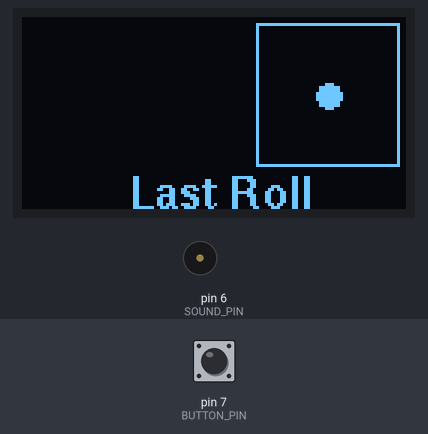
This program was run on a simulated Arduino Nano, built with avr-gcc and run on an emulated ATmega328P. On the bench: 128×64 one-colour display, buzzer (waves = sounding). Inputs (shaded band) come from the test bench; at power-on: pin 7 (BUTTON_PIN) HIGH. Random numbers use the default seed unless the program sets one.

Above: at 2.4 s.
2.5 s: pin 7 (BUTTON_PIN) pulled LOW for 0.2 s
At 7.0 s:
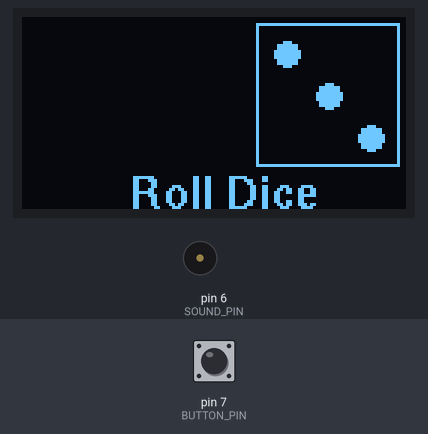
7.3 s: pin 7 (BUTTON_PIN) pulled LOW for 1 s
At 14.1 s:
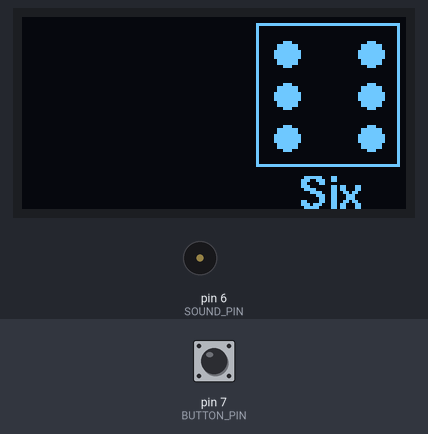
14.3 s: pin 7 (BUTTON_PIN) pulled LOW for 1 s
At 18.0 s:
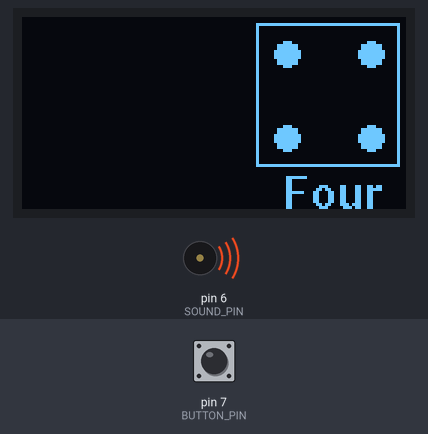
18.3 s: pin 7 (BUTTON_PIN) pulled LOW for 1 s
At 18.66 s:
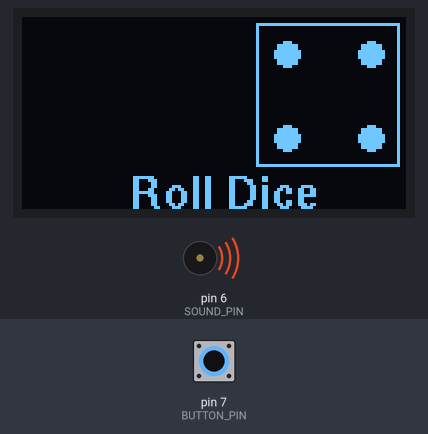
22.3 s: pin 7 (BUTTON_PIN) pulled LOW for 3.2 s
At 28.12 s:
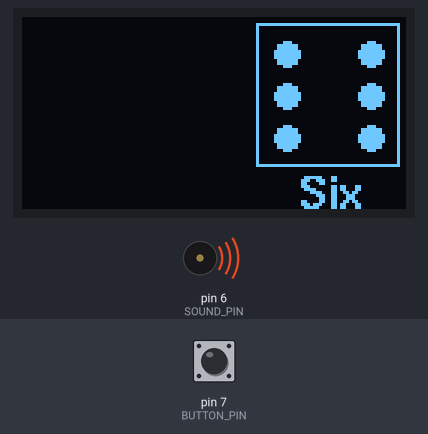
Timing chart, 0 to 29.8 s (numbered marks = the images above; inputs shaded):
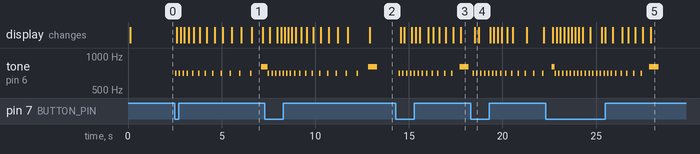

Measured:
- after the input at 2.5 s, tone on pin 6 (SOUND_PIN): plays 700 Hz for 0.08 s, 700 Hz for 0.08 s, 700 Hz for 0.08 s, 700 Hz for 0.08 s, 700 Hz for 0.08 s, 700 Hz for 0.08 s … (13 notes in this stretch), starting at once; the display: changes after 0.11 s (image 1)
- after the input at 7.3 s, the display: first changes after 0.27 s (image 2 shows a later state)
- after the input at 14.3 s, tone on pin 6 (SOUND_PIN): plays 700 Hz for 0.08 s, 700 Hz for 0.08 s, 700 Hz for 0.08 s, 700 Hz for 0.08 s, 700 Hz for 0.08 s, 700 Hz for 0.08 s … (13 notes in this stretch), starting after 0.15 s; the display: first changes after 0.26 s (image 3 shows a later state)
- after the input at 18.3 s, tone on pin 6 (SOUND_PIN): plays 700 Hz for 0.08 s, 700 Hz for 0.08 s, 700 Hz for 0.08 s, 700 Hz for 0.08 s, 700 Hz for 0.08 s, 700 Hz for 0.08 s … (14 notes in this stretch), starting after 0.11 s; the display: changes after 0.21 s (image 4)
- what the display in image 1 shows lasts 0.6 s, from 6.6 s to 7.2 s

The program:

main.cpp
```cpp
#include <U8g2lib.h>
#include <Wire.h>
#include <SPI.h>

U8G2_SSD1306_128X64_NONAME_2_HW_I2C oled(U8G2_R0, /*reset=*/U8X8_PIN_NONE);
const byte BUTTON_PIN = 7;
const byte SOUND_PIN = 6;

unsigned long int time = millis();
const long int warningTime = 60000; // AutoShutoff time

byte rollMode = 1;
int dicenr1 = 1;     // Dice random number 1
int dicenr2 = 1;     // Dice random number 2
boolean BUZZ = true; // Sound on

void Roll();
void CleanScreen();
void randomGenerator();
void slow();

void setup(void)
{
    // oled.setI2CAddress(0x3C * 2); //set display adress if needed (default 0x3C)
    oled.begin();

    pinMode(BUTTON_PIN, INPUT_PULLUP);
    pinMode(SOUND_PIN, OUTPUT);
    // Serial.begin(9600);

    randomSeed(analogRead(A0));
    Roll();
    delay(1000);
}

void loop(void)
{
    if (digitalRead(BUTTON_PIN) == LOW)
    {

        rollMode = 0;
        do
        {
            randomGenerator();
            Roll();
        } while (digitalRead(BUTTON_PIN) == LOW);
        slow();
        time = millis();
        rollMode = 2;
    }

    Roll();
}

void Roll()
{
    String number[25] = {"One", "Two", "Three", "Four", "Five", "Six"};

    int x;
    int x1;
    const int y = 2;
    oled.setFont(u8g_font_helvB10);

    oled.firstPage();
    do
    {
        if (rollMode == 1)
        {
            oled.drawStr(36, 64, "Last Roll");
        }
        else if (rollMode == 0)
        {
            oled.drawStr(36, 64, "Roll Dice");
        }

        x = 76;

        oled.drawFrame(2 + x, y, 48, 48);
        if (dicenr1 == 1)
        {
            oled.drawDisc(26 + x, 24 + y, 4); // Center
            x1 = 13;
        }
        else if (dicenr1 == 2)
        {
            oled.drawDisc(12 + x, 10 + y, 4); // upper L
            oled.drawDisc(40 + x, 38 + y, 4); // lower R
            x1 = 14;
        }
        else if (dicenr1 == 3)
        {
            oled.drawDisc(26 + x, 24 + y, 4); // Center
            oled.drawDisc(12 + x, 10 + y, 4); // upper L
            oled.drawDisc(40 + x, 38 + y, 4); // lower R
            x1 = 7;
        }
        else if (dicenr1 == 4)
        {
            oled.drawDisc(12 + x, 10 + y, 4); // upper L
            oled.drawDisc(40 + x, 10 + y, 4); // upper R
            oled.drawDisc(12 + x, 38 + y, 4); // lower L
            oled.drawDisc(40 + x, 38 + y, 4); // lower R
            x1 = 11;
        }
        else if (dicenr1 == 5)
        {
            oled.drawDisc(12 + x, 10 + y, 4); // upper L
            oled.drawDisc(40 + x, 10 + y, 4); // upper R
            oled.drawDisc(12 + x, 38 + y, 4); // lower L
            oled.drawDisc(40 + x, 38 + y, 4); // lower R
            oled.drawDisc(26 + x, 24 + y, 4); // Center
            x1 = 13;
        }
        else if (dicenr1 == 6)
        {
            oled.drawDisc(12 + x, 10 + y, 4); // upper L
            oled.drawDisc(40 + x, 10 + y, 4); // upper R
            oled.drawDisc(12 + x, 38 + y, 4); // lower L
            oled.drawDisc(40 + x, 38 + y, 4); // lower R
            oled.drawDisc(12 + x, 24 + y, 4); // center L
            oled.drawDisc(40 + x, 24 + y, 4); // center R
            x1 = 16;
        }
        if (rollMode == 2)
        {

            oled.setCursor(x1 + x, 62 + y);
            oled.print(number[dicenr1 - 1]);
        }

    } while (oled.nextPage());
    delay(100);
}

void slow()
{
    int d = 0;
    for (int i = 0; i < (random(6, 16)); i++)
    {
        randomGenerator();
        Roll();
        delay(d);
        d = d + 40;
    }

    if (BUZZ)
    {
        tone(SOUND_PIN, 800, 500);
    }
}

void randomGenerator()
{

    dicenr1 = random(1, 7);
    dicenr2 = random(1, 7);

    if (BUZZ)
    {
        tone(SOUND_PIN, 700, 80);
    }
}

void CleanScreen()
{
    if (BUZZ)
    {
        tone(SOUND_PIN, 1000, 20);
    }
    oled.firstPage();
    do
    {
    } while (oled.nextPage());
    delay(10);
}
```
